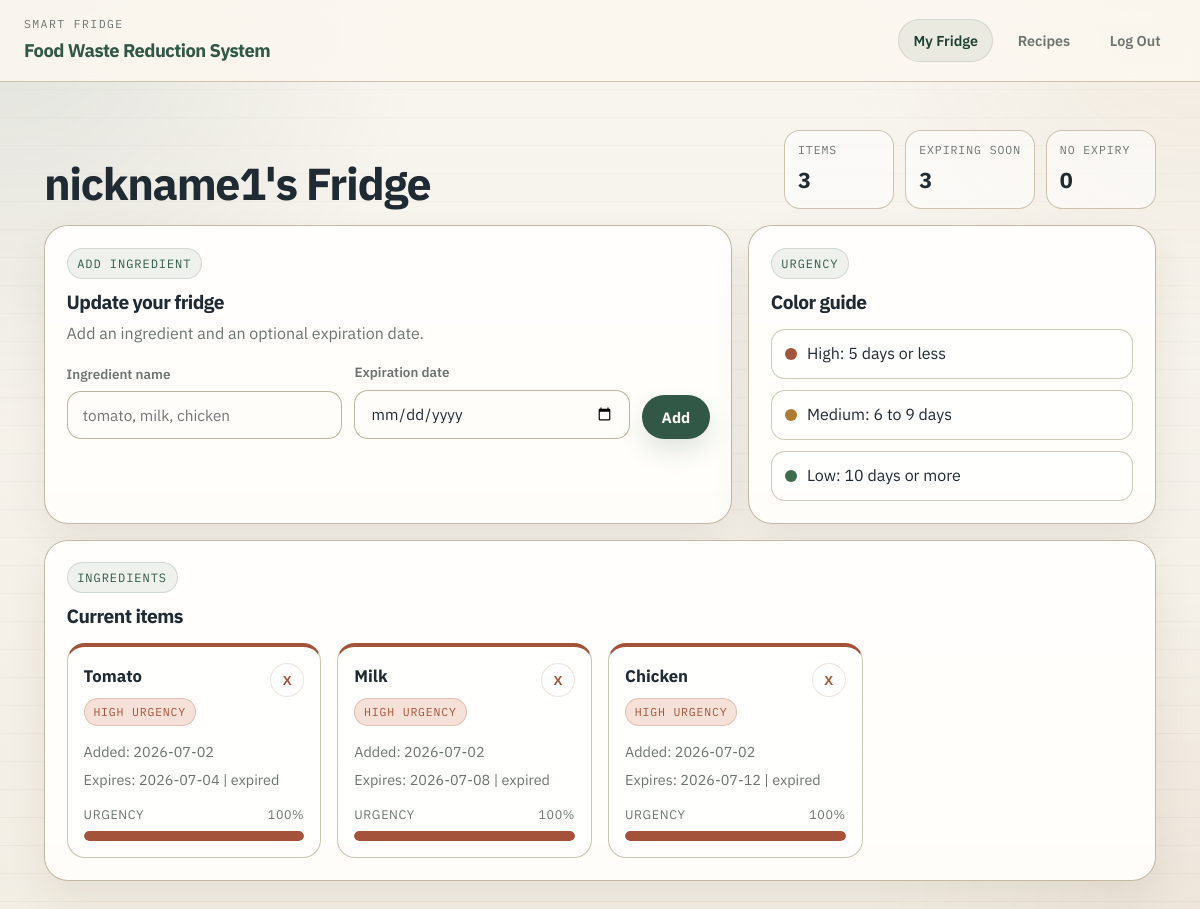
The app's page /dashboard (signed in) with its own data.
### tables this page shows
CREATE TABLE ingredients (
                id              INTEGER PRIMARY KEY AUTOINCREMENT,
                user_id         INTEGER NOT NULL,
                name            TEXT    NOT NULL,
                date_added      TEXT    NOT NULL,
                expiration_date TEXT,               -- NULL means no expiry set
                FOREIGN KEY (user_id) REFERENCES users(id)
            );

### app.py (the view)
@app.route("/dashboard")
@login_required
def dashboard():
    is_guest = session.get("guest", False)
    ingredients = (
        get_guest_ingredients()
        if is_guest
        else get_user_ingredients(session["user_id"])
    )
    return render_template(
        "dashboard.html", ingredients=ingredients, is_guest=is_guest
    )

### app.py (called while the page is built)
def get_db():
    conn = sqlite3.connect(DB_PATH)
    conn.row_factory = sqlite3.Row   # Rows behave like dicts
    return conn

def login_required(view):
    @functools.wraps(view)
    def wrapped(*args, **kwargs):
        if "user_id" not in session and not session.get("guest"):
            flash("Please log in to access this page.", "warning")
            return redirect(url_for("login"))
        return view(*args, **kwargs)
    return wrapped

def compute_days_left(expiration_date_str):
    if not expiration_date_str:
        return None
    try:
        exp = date.fromisoformat(expiration_date_str)
        return (exp - date.today()).days
    except ValueError:
        return None

def compute_urgency(days_left):
    if days_left is None:
        return 0.0   # No expiry set → treat as low urgency
    raw = (MAX_FRESHNESS_DAYS - days_left) / MAX_FRESHNESS_DAYS
    return max(0.0, min(1.0, raw))   # Clamp to [0, 1]

def urgency_label(urgency_score):
    if urgency_score >= 0.66:
        return "high"
    elif urgency_score >= 0.33:
        return "medium"
    else:
        return "low"

def get_user_ingredients(user_id):
    with get_db() as conn:
        rows = conn.execute(
            "SELECT * FROM ingredients WHERE user_id = ? ORDER BY expiration_date ASC",
            (user_id,)
        ).fetchall()
    result = []
    for row in rows:
        days_left = compute_days_left(row["expiration_date"])
        urgency   = compute_urgency(days_left)
        result.append({
            "id":              row["id"],
            "name":            row["name"],
            "date_added":      row["date_added"],
            "expiration_date": row["expiration_date"],
            "days_left":       days_left,
            "urgency":         urgency,
            "urgency_label":   urgency_label(urgency),
        })
    return result

### templates/dashboard.html (shortened to what this page needs)
{% extends "base.html" %}
{% block content %}
<div class="page">
  {% set ns = namespace(expiring=0, no_expiry=0) %}
  {% for ing in ingredients %}
    {% if ing.days_left is not none and ing.days_left <= 5 %}
      {% set ns.expiring = ns.expiring + 1 %}
    {% endif %}
    {% if not ing.expiration_date %}
      {% set ns.no_expiry = ns.no_expiry + 1 %}
    {% endif %}
  {% endfor %}
  <div class="page-header">
    <div>
      <h1>{{ session.username }}'s Fridge</h1>
    </div>
    <div class="summary-chips">
      <div class="summary-chip">
        <span class="metric-label">Items</span>
        <span class="metric-value">{{ ingredients|length }}</span>
      </div>
      <div class="summary-chip">
        <span class="metric-label">Expiring Soon</span>
        <span class="metric-value">{{ ns.expiring }}</span>
      </div>
      <div class="summary-chip">
        <span class="metric-label">No Expiry</span>
        <span class="metric-value">{{ ns.no_expiry }}</span>
      </div>
    </div>
  </div>
  <div class="top-grid">
    <section class="panel form-panel">
      <div class="panel-inner">
        <span class="section-kicker">Add Ingredient</span>
        <h2>Update your fridge</h2>
        <p>Add an ingredient and an optional expiration date.</p>
        <form method="POST" action="{{ url_for('add_ingredient') }}">
          <div class="form-row">
            <div class="form-group" style="margin:0;">
              <label for="name">Ingredient name</label>
              <input type="text" id="name" name="name" placeholder="tomato, milk, chicken" required />
            </div>
            <div class="form-group" style="margin:0;">
              <label for="expiration_date">Expiration date</label>
              <input type="date" id="expiration_date" name="expiration_date" />
            </div>
            <button type="submit" class="btn btn-primary">Add</button>
          </div>
        </form>
      </div>
    </section>
    <aside class="panel legend-panel">
      <div class="panel-inner">
        <span class="section-kicker">Urgency</span>
        <h2>Color guide</h2>
        <div class="legend-list">
          <div class="legend-item"><span class="legend-swatch swatch-high"></span>High: 5 days or less</div>
          <div class="legend-item"><span class="legend-swatch swatch-medium"></span>Medium: 6 to 9 days</div>
          <div class="legend-item"><span class="legend-swatch swatch-low"></span>Low: 10 days or more</div>
        </div>
      </div>
    </aside>
  </div>
  {% if ingredients %}
    <section class="panel ingredient-panel">
      <div class="panel-inner">
        <span class="section-kicker">Ingredients</span>
        <h2>Current items</h2>
        <div class="ingredient-grid">
          {% for ing in ingredients %}
            <article class="ingredient-card {{ ing.urgency_label }}">
              <div class="ingredient-top">
                <div>
                  <div class="ingredient-name">{{ ing.name }}</div>
                  <div class="mt-1">
                    <span class="badge badge-{{ ing.urgency_label }}">{{ ing.urgency_label }} urgency</span>
                  </div>
                </div>
                <form method="POST" action="{{ url_for('delete_ingredient', ing_id=ing.id) }}">
                  <button type="submit" class="delete-btn" title="Remove ingredient">X</button>
                </form>
              </div>
              <div class="ingredient-meta">
                <span>Added: {{ ing.date_added }}</span>
                {% if ing.expiration_date %}
                  <span>
                    Expires: {{ ing.expiration_date }}
                    {% if ing.days_left is not none %}
                      {% if ing.days_left < 0 %}
                        | expired
                      {% elif ing.days_left == 0 %}
                        | today
                      {% else %}
                        | {{ ing.days_left }} day{{ "s" if ing.days_left != 1 else "" }} left
                      {% endif %}
                    {% endif %}
                  </span>
                {% else %}
                  <span>No expiry date</span>
                {% endif %}
              </div>
              {% if ing.expiration_date %}
                <div class="progress-wrap">
                  <div class="progress-head">
                    <span>Urgency</span>
                    <span>{{ (ing.urgency * 100)|round|int }}%</span>
                  </div>
                  <div class="score-bar-bg">
                    <div
                      class="score-bar-fill"
                      style="width:{{ (ing.urgency * 100)|round|int }}%; background:{% if ing.urgency_label == 'high' %}var(--danger){% elif ing.urgency_label == 'medium' %}var(--warning){% else %}var(--success){% endif %};"
                    ></div>
                  </div>
                </div>
              {% endif %}
            </article>
          {% endfor %}
        </div>
      </div>
    </section>
  {% endif %}
</div>
{% endblock %}

### templates/base.html (shortened to what this page needs)
<!DOCTYPE html>
<html lang="en">
<head>
</head>
<body>
  <nav>
    <div class="nav-brand">
      <span class="nav-label">Smart Fridge</span>
      <a href="{{ url_for('index') }}" class="nav-title">Food Waste Reduction System</a>
    </div>
    <div class="nav-links">
      {% if session.get('user_id') %}
        <a href="{{ url_for('dashboard') }}" class="{% if request.endpoint == 'dashboard' %}active{% endif %}">My Fridge</a>
        <a href="{{ url_for('recommendations') }}" class="{% if request.endpoint == 'recommendations' or request.endpoint == 'cook' %}active{% endif %}">Recipes</a>
        <a href="{{ url_for('logout') }}">Log Out</a>
      {% else %}
        <a href="{{ url_for('login') }}" class="{% if request.endpoint == 'login' %}active{% endif %}">Login</a>
        <a href="{{ url_for('register') }}" class="{% if request.endpoint == 'register' %}active{% endif %}">Register</a>
      {% endif %}
    </div>
  </nav>
  <div class="page flash-wrap">
  </div>
  {% block content %}{% endblock %}
</body>
</html>

### templates/dashboard.html (style rules this page uses)
.page-header { display: flex; align-items: flex-end; justify-content: space-between; gap: 1rem; flex-wrap: wrap; margin-bottom: 1rem; }
.page-header h1 { font-size: clamp(2rem, 5vw, 2.8rem); }
.summary-chips { display: flex; gap: 0.7rem; flex-wrap: wrap; }
.summary-chip { padding: 0.65rem 0.8rem; border-radius: 16px; background: rgba(255, 255, 255, 0.56); border: 1px solid rgba(185, 172, 149, 0.7); min-width: 110px; }
.metric-label { display: block; color: var(--muted); font-size: 0.72rem; letter-spacing: 0.08em; text-transform: uppercase; }
.metric-value { display: block; margin-top: 0.25rem; font-size: 1.35rem; font-weight: 700; }
.top-grid { display: grid; grid-template-columns: minmax(0, 1.35fr) minmax(260px, 0.8fr); gap: 1rem; }
.form-panel .panel-inner, .legend-panel .panel-inner, .ingredient-panel .panel-inner, .empty-panel .panel-inner { padding: 1.35rem; }
.form-panel h2, .legend-panel h2, .ingredient-panel h2, .empty-panel h2 { margin-top: 0.75rem; font-size: 1.2rem; }
.form-panel p, .legend-panel p, .empty-panel p { margin-top: 0.5rem; color: var(--muted); }
.form-row { display: grid; grid-template-columns: 1fr 1fr auto; gap: 0.75rem; align-items: end; margin-top: 1rem; }
.legend-list { display: grid; gap: 0.7rem; margin-top: 1rem; }
.legend-item { display: flex; align-items: center; gap: 0.65rem; padding: 0.7rem 0.8rem; border-radius: 14px; background: rgba(255, 255, 255, 0.5); border: 1px solid rgba(185, 172, 149, 0.65); color: var(--text); }
.legend-swatch { width: 12px; height: 12px; border-radius: 999px; }
.swatch-high { background: var(--danger); }
.swatch-medium { background: var(--warning); }
.swatch-low { background: var(--success); }
.ingredient-panel, .empty-panel { margin-top: 1rem; }
.ingredient-grid { display: grid; grid-template-columns: repeat(auto-fill, minmax(235px, 1fr)); gap: 1rem; margin-top: 1rem; }
.ingredient-card { padding: 1rem; border-radius: 18px; background: rgba(255, 255, 255, 0.58); border: 1px solid rgba(185, 172, 149, 0.72); border-top: 4px solid var(--line-strong); }
.ingredient-card.high { border-top-color: var(--danger); }
.ingredient-top { display: flex; align-items: flex-start; justify-content: space-between; gap: 0.75rem; }
.ingredient-name { font-size: 1.05rem; font-weight: 700; text-transform: capitalize; }
.delete-btn { min-width: 34px; min-height: 34px; border-radius: 999px; border: 1px solid rgba(164, 83, 58, 0.16); background: rgba(255, 255, 255, 0.7); color: var(--danger); cursor: pointer; font-weight: 700; }
.ingredient-meta { margin-top: 0.85rem; display: grid; gap: 0.35rem; color: var(--muted); font-size: 0.9rem; }
.progress-wrap { margin-top: 0.85rem; }
.progress-head { display: flex; justify-content: space-between; gap: 0.75rem; color: var(--muted); font-size: 0.78rem; text-transform: uppercase; letter-spacing: 0.05em; }
.score-bar-bg { height: 10px; margin-top: 0.4rem; border-radius: 999px; background: rgba(108, 116, 111, 0.14); overflow: hidden; }
.score-bar-fill { height: 100%; border-radius: 999px; }

### records on screen
ingredients: name "Tomato", urgency_label "HIGH", date_added "2026-07-02", expiration_date "2026-07-04", urgency "100"
ingredients: name "Milk", urgency_label "HIGH", date_added "2026-07-02", expiration_date "2026-07-08", urgency "100"
ingredients: name "Chicken", urgency_label "HIGH", date_added "2026-07-02", expiration_date "2026-07-12", urgency "100"

### other values on screen
{{ session.username }} "nickname1"
{{ ingredients|length }} "3"
{{ ns.expiring }} "3"
{{ ns.no_expiry }} "0"
